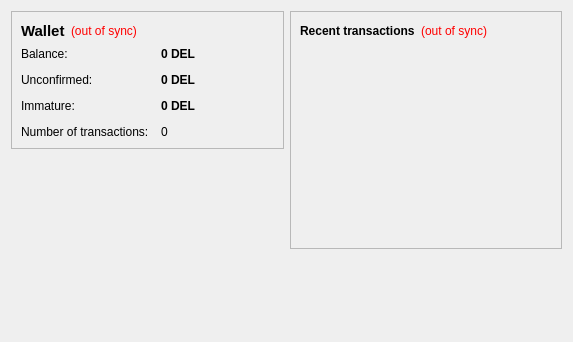
<?xml version="1.0" encoding="UTF-8"?>
<ui version="4.0">
 <class>OverviewPage</class>
 <widget class="QWidget" name="OverviewPage">
  <property name="geometry">
   <rect>
    <x>0</x>
    <y>0</y>
    <width>573</width>
    <height>342</height>
   </rect>
  </property>
  <property name="windowTitle">
   <string>Form</string>
  </property>
  <layout class="QHBoxLayout" name="horizontalLayout" stretch="1,1">
   <item>
    <layout class="QVBoxLayout" name="verticalLayout_2">
     <item>
      <widget class="QFrame" name="frame">
       <property name="frameShape">
        <enum>QFrame::StyledPanel</enum>
       </property>
       <property name="frameShadow">
        <enum>QFrame::Raised</enum>
       </property>
       <layout class="QVBoxLayout" name="verticalLayout_4">
        <item>
         <layout class="QHBoxLayout" name="horizontalLayout_4">
          <item>
           <widget class="QLabel" name="label_5">
            <property name="font">
             <font>
              <pointsize>11</pointsize>
              <weight>75</weight>
              <bold>true</bold>
             </font>
            </property>
            <property name="text">
             <string>Wallet</string>
            </property>
           </widget>
          </item>
          <item>
           <widget class="QLabel" name="labelWalletStatus">
            <property name="toolTip">
             <string>The displayed information may be out of date. Your wallet automatically synchronizes with the DeleteCoin network after a connection is established, but this process has not completed yet.</string>
            </property>
            <property name="styleSheet">
             <string notr="true">QLabel { color: red; }</string>
            </property>
            <property name="text">
             <string notr="true">(out of sync)</string>
            </property>
            <property name="alignment">
             <set>Qt::AlignLeading|Qt::AlignLeft|Qt::AlignVCenter</set>
            </property>
           </widget>
          </item>
          <item>
           <spacer name="horizontalSpacer_2">
            <property name="orientation">
             <enum>Qt::Horizontal</enum>
            </property>
            <property name="sizeHint" stdset="0">
             <size>
              <width>40</width>
              <height>20</height>
             </size>
            </property>
           </spacer>
          </item>
         </layout>
        </item>
        <item>
         <layout class="QFormLayout" name="formLayout_2">
          <property name="fieldGrowthPolicy">
           <enum>QFormLayout::AllNonFixedFieldsGrow</enum>
          </property>
          <property name="horizontalSpacing">
           <number>12</number>
          </property>
          <property name="verticalSpacing">
           <number>12</number>
          </property>
          <item row="0" column="0">
           <widget class="QLabel" name="label">
            <property name="text">
             <string>Balance:</string>
            </property>
           </widget>
          </item>
          <item row="0" column="1">
           <widget class="QLabel" name="labelBalance">
            <property name="font">
             <font>
              <weight>75</weight>
              <bold>true</bold>
             </font>
            </property>
            <property name="cursor">
             <cursorShape>IBeamCursor</cursorShape>
            </property>
            <property name="toolTip">
             <string>Your current balance</string>
            </property>
            <property name="text">
             <string notr="true">0 DEL</string>
            </property>
            <property name="textInteractionFlags">
             <set>Qt::LinksAccessibleByMouse|Qt::TextSelectableByKeyboard|Qt::TextSelectableByMouse</set>
            </property>
           </widget>
          </item>
          <item row="1" column="0">
           <widget class="QLabel" name="label_3">
            <property name="text">
             <string>Unconfirmed:</string>
            </property>
           </widget>
          </item>
          <item row="1" column="1">
           <widget class="QLabel" name="labelUnconfirmed">
            <property name="font">
             <font>
              <weight>75</weight>
              <bold>true</bold>
             </font>
            </property>
            <property name="cursor">
             <cursorShape>IBeamCursor</cursorShape>
            </property>
            <property name="toolTip">
             <string>Total of transactions that have yet to be confirmed, and do not yet count toward the current balance</string>
            </property>
            <property name="text">
             <string notr="true">0 DEL</string>
            </property>
            <property name="textInteractionFlags">
             <set>Qt::LinksAccessibleByMouse|Qt::TextSelectableByKeyboard|Qt::TextSelectableByMouse</set>
            </property>
           </widget>
          </item>
          <item row="3" column="0">
           <widget class="QLabel" name="label_2">
            <property name="text">
             <string>Number of transactions:</string>
            </property>
           </widget>
          </item>
          <item row="3" column="1">
           <widget class="QLabel" name="labelNumTransactions">
            <property name="toolTip">
             <string>Total number of transactions in wallet</string>
            </property>
            <property name="text">
             <string notr="true">0</string>
            </property>
           </widget>
          </item>
          <item row="2" column="0">
           <widget class="QLabel" name="labelImmatureText">
            <property name="text">
             <string>Immature:</string>
            </property>
           </widget>
          </item>
          <item row="2" column="1">
           <widget class="QLabel" name="labelImmature">
            <property name="font">
             <font>
              <weight>75</weight>
              <bold>true</bold>
             </font>
            </property>
            <property name="toolTip">
             <string>Mined balance that has not yet matured</string>
            </property>
            <property name="text">
             <string notr="true">0 DEL</string>
            </property>
            <property name="textInteractionFlags">
             <set>Qt::LinksAccessibleByMouse|Qt::TextSelectableByKeyboard|Qt::TextSelectableByMouse</set>
            </property>
           </widget>
          </item>
         </layout>
        </item>
       </layout>
      </widget>
     </item>
     <item>
      <spacer name="verticalSpacer">
       <property name="orientation">
        <enum>Qt::Vertical</enum>
       </property>
       <property name="sizeHint" stdset="0">
        <size>
         <width>20</width>
         <height>40</height>
        </size>
       </property>
      </spacer>
     </item>
    </layout>
   </item>
   <item>
    <layout class="QVBoxLayout" name="verticalLayout_3">
     <item>
      <widget class="QFrame" name="frame_2">
       <property name="frameShape">
        <enum>QFrame::StyledPanel</enum>
       </property>
       <property name="frameShadow">
        <enum>QFrame::Raised</enum>
       </property>
       <layout class="QVBoxLayout" name="verticalLayout">
        <item>
         <layout class="QHBoxLayout" name="horizontalLayout_2">
          <item>
           <widget class="QLabel" name="label_4">
            <property name="text">
             <string>&lt;b&gt;Recent transactions&lt;/b&gt;</string>
            </property>
           </widget>
          </item>
          <item>
           <widget class="QLabel" name="labelTransactionsStatus">
            <property name="toolTip">
             <string>The displayed information may be out of date. Your wallet automatically synchronizes with the DeleteCoin network after a connection is established, but this process has not completed yet.</string>
            </property>
            <property name="styleSheet">
             <string notr="true">QLabel { color: red; }</string>
            </property>
            <property name="text">
             <string notr="true">(out of sync)</string>
            </property>
            <property name="alignment">
             <set>Qt::AlignRight|Qt::AlignTrailing|Qt::AlignVCenter</set>
            </property>
           </widget>
          </item>
          <item>
           <spacer name="horizontalSpacer">
            <property name="orientation">
             <enum>Qt::Horizontal</enum>
            </property>
            <property name="sizeHint" stdset="0">
             <size>
              <width>40</width>
              <height>20</height>
             </size>
            </property>
           </spacer>
          </item>
         </layout>
        </item>
        <item>
         <widget class="QListView" name="listTransactions">
          <property name="styleSheet">
           <string notr="true">QListView { background: transparent; }</string>
          </property>
          <property name="frameShape">
           <enum>QFrame::NoFrame</enum>
          </property>
          <property name="verticalScrollBarPolicy">
           <enum>Qt::ScrollBarAlwaysOff</enum>
          </property>
          <property name="horizontalScrollBarPolicy">
           <enum>Qt::ScrollBarAlwaysOff</enum>
          </property>
          <property name="selectionMode">
           <enum>QAbstractItemView::NoSelection</enum>
          </property>
         </widget>
        </item>
       </layout>
      </widget>
     </item>
     <item>
      <spacer name="verticalSpacer_2">
       <property name="orientation">
        <enum>Qt::Vertical</enum>
       </property>
       <property name="sizeHint" stdset="0">
        <size>
         <width>20</width>
         <height>40</height>
        </size>
       </property>
      </spacer>
     </item>
    </layout>
   </item>
  </layout>
 </widget>
 <resources/>
 <connections/>
</ui>
